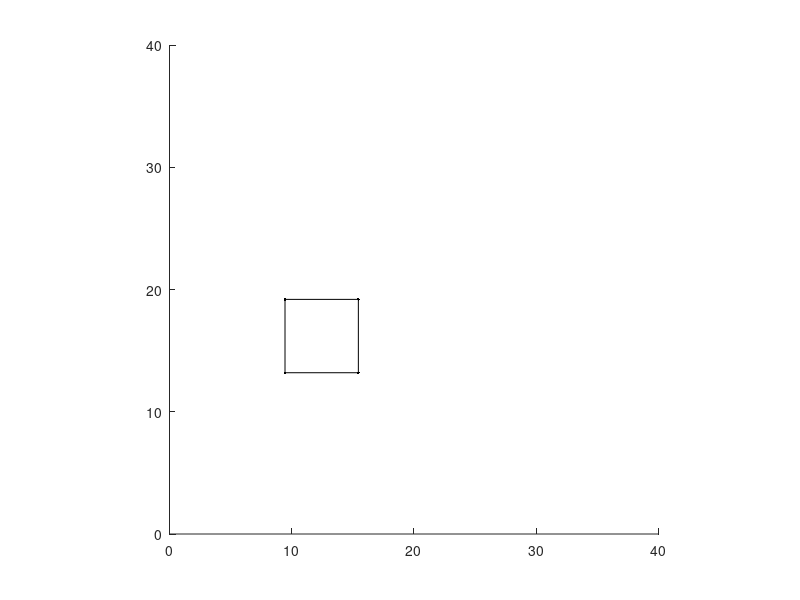

Write MATLAB code to recreate this figure.
%Short example demonstrating how to create a MATLAB animation
%In this case, a square moving along an elliptical path
function animation_example()
    %Define the coordinates of the square vertices (in its own frame)
    square_coords_x = [-3,3,3,-3,-3];
    square_coords_y = [-3,-3,3,3,-3];
    %set up the plotting axis
    hold on; axis equal; axis square
    axis([0,40,0,40])
    %initialize the plot of the square
    square_plot = plot(0,0,'k');
    %iterate through time
    for t=0:.001:10
        %compute the position of the square's center (travelling along ellipse)
        position_x = 9*cos(t)+20;
        position_y = 7*sin(t)+20;
        %compute positions of square vertices (in world frame)
        x_plot = square_coords_x+position_x;
        y_plot = square_coords_y+position_y;
        %update the coordinates of the square plot
        set(square_plot,'xdata',x_plot,'ydata',y_plot);
        %update the actual plotting window
        drawnow;
    end
end